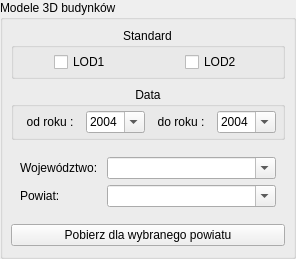
         <widget class="QgsCollapsibleGroupBox" name="model3d_groupBox">
          <property name="title">
           <string>Modele 3D budynków</string>
          </property>
          <property name="collapsed">
           <bool>true</bool>
          </property>
          <property name="saveCollapsedState">
           <bool>false</bool>
          </property>
          <layout class="QVBoxLayout" name="verticalLayout_9">
           <property name="leftMargin">
            <number>8</number>
           </property>
           <property name="topMargin">
            <number>8</number>
           </property>
           <property name="rightMargin">
            <number>8</number>
           </property>
           <property name="bottomMargin">
            <number>10</number>
           </property>
           <property name="spacing">
            <number>8</number>
           </property>
           <item>
            <widget class="QGroupBox" name="groupBox_10">
             <property name="title">
              <string>Standard</string>
             </property>
             <property name="alignment">
              <set>Qt::AlignHCenter|Qt::AlignTop</set>
             </property>
             <layout class="QHBoxLayout" name="horizontalLayout_11">
              <property name="leftMargin">
               <number>6</number>
              </property>
              <property name="topMargin">
               <number>4</number>
              </property>
              <property name="rightMargin">
               <number>6</number>
              </property>
              <property name="bottomMargin">
               <number>4</number>
              </property>
              <item alignment="Qt::AlignHCenter|Qt::AlignVCenter">
               <widget class="QCheckBox" name="model3d_lod1_rdbtn">
                <property name="text">
                 <string>LOD1</string>
                </property>
               </widget>
              </item>
              <item alignment="Qt::AlignHCenter|Qt::AlignVCenter">
               <widget class="QCheckBox" name="model3d_lod2_rdbtn">
                <property name="text">
                 <string>LOD2</string>
                </property>
               </widget>
              </item>
             </layout>
            </widget>
           </item>
           <item>
            <widget class="QGroupBox" name="groupBox_11">
             <property name="title">
              <string>Data</string>
             </property>
             <property name="alignment">
              <set>Qt::AlignHCenter|Qt::AlignTop</set>
             </property>
             <layout class="QHBoxLayout" name="horizontalLayout_12">
              <property name="leftMargin">
               <number>6</number>
              </property>
              <property name="topMargin">
               <number>4</number>
              </property>
              <property name="rightMargin">
               <number>6</number>
              </property>
              <property name="bottomMargin">
               <number>4</number>
              </property>
              <item>
               <widget class="QLabel" name="label_22">
                <property name="sizePolicy">
                 <sizepolicy hsizetype="Preferred" vsizetype="Fixed">
                  <horstretch>0</horstretch>
                  <verstretch>0</verstretch>
                 </sizepolicy>
                </property>
                <property name="text">
                 <string>od roku :</string>
                </property>
                <property name="alignment">
                 <set>Qt::AlignCenter</set>
                </property>
               </widget>
              </item>
              <item>
               <widget class="QComboBox" name="model3d_dateEdit_comboBox_1">
                <property name="sizePolicy">
                 <sizepolicy hsizetype="Preferred" vsizetype="Fixed">
                  <horstretch>0</horstretch>
                  <verstretch>0</verstretch>
                 </sizepolicy>
                </property>
                <property name="editable">
                 <bool>true</bool>
                </property>
                <item>
                 <property name="text">
                  <string>2004</string>
                 </property>
                </item>
                <item>
                 <property name="text">
                  <string>2005</string>
                 </property>
                </item>
                <item>
                 <property name="text">
                  <string>2006</string>
                 </property>
                </item>
                <item>
                 <property name="text">
                  <string>2007</string>
                 </property>
                </item>
                <item>
                 <property name="text">
                  <string>2008</string>
                 </property>
                </item>
                <item>
                 <property name="text">
                  <string>2009</string>
                 </property>
                </item>
                <item>
                 <property name="text">
                  <string>2010</string>
                 </property>
                </item>
                <item>
                 <property name="text">
                  <string>2011</string>
                 </property>
                </item>
                <item>
                 <property name="text">
                  <string>2012</string>
                 </property>
                </item>
                <item>
                 <property name="text">
                  <string>2013</string>
                 </property>
                </item>
                <item>
                 <property name="text">
                  <string>2014</string>
                 </property>
                </item>
                <item>
                 <property name="text">
                  <string>2015</string>
                 </property>
                </item>
                <item>
                 <property name="text">
                  <string>2016</string>
                 </property>
                </item>
                <item>
                 <property name="text">
                  <string>2017</string>
                 </property>
                </item>
                <item>
                 <property name="text">
                  <string>2018</string>
                 </property>
                </item>
                <item>
                 <property name="text">
                  <string>2019</string>
                 </property>
                </item>
                <item>
                 <property name="text">
                  <string>2020</string>
                 </property>
                </item>
                <item>
                 <property name="text">
                  <string>2021</string>
                 </property>
                </item>
                <item>
                 <property name="text">
                  <string>2022</string>
                 </property>
                </item>
                <item>
                 <property name="text">
                  <string>2023</string>
                 </property>
                </item>
                <item>
                 <property name="text">
                  <string>2024</string>
                 </property>
                </item>
               </widget>
              </item>
              <item>
               <widget class="QLabel" name="label_23">
                <property name="sizePolicy">
                 <sizepolicy hsizetype="Preferred" vsizetype="Fixed">
                  <horstretch>0</horstretch>
                  <verstretch>0</verstretch>
                 </sizepolicy>
                </property>
                <property name="layoutDirection">
                 <enum>Qt::LeftToRight</enum>
                </property>
                <property name="text">
                 <string>do roku :</string>
                </property>
                <property name="alignment">
                 <set>Qt::AlignCenter</set>
                </property>
               </widget>
              </item>
              <item>
               <widget class="QComboBox" name="model3d_dateEdit_comboBox_2">
                <property name="sizePolicy">
                 <sizepolicy hsizetype="Preferred" vsizetype="Fixed">
                  <horstretch>0</horstretch>
                  <verstretch>0</verstretch>
                 </sizepolicy>
                </property>
                <property name="editable">
                 <bool>true</bool>
                </property>
                <item>
                 <property name="text">
                  <string>2004</string>
                 </property>
                </item>
                <item>
                 <property name="text">
                  <string>2005</string>
                 </property>
                </item>
                <item>
                 <property name="text">
                  <string>2006</string>
                 </property>
                </item>
                <item>
                 <property name="text">
                  <string>2007</string>
                 </property>
                </item>
                <item>
                 <property name="text">
                  <string>2008</string>
                 </property>
                </item>
                <item>
                 <property name="text">
                  <string>2009</string>
                 </property>
                </item>
                <item>
                 <property name="text">
                  <string>2010</string>
                 </property>
                </item>
                <item>
                 <property name="text">
                  <string>2011</string>
                 </property>
                </item>
                <item>
                 <property name="text">
                  <string>2012</string>
                 </property>
                </item>
                <item>
                 <property name="text">
                  <string>2013</string>
                 </property>
                </item>
                <item>
                 <property name="text">
                  <string>2014</string>
                 </property>
                </item>
                <item>
                 <property name="text">
                  <string>2015</string>
                 </property>
                </item>
                <item>
                 <property name="text">
                  <string>2016</string>
                 </property>
                </item>
                <item>
                 <property name="text">
                  <string>2017</string>
                 </property>
                </item>
                <item>
                 <property name="text">
                  <string>2018</string>
                 </property>
                </item>
                <item>
                 <property name="text">
                  <string>2019</string>
                 </property>
                </item>
                <item>
                 <property name="text">
                  <string>2020</string>
                 </property>
                </item>
                <item>
                 <property name="text">
                  <string>2021</string>
                 </property>
                </item>
                <item>
                 <property name="text">
                  <string>2022</string>
                 </property>
                </item>
                <item>
                 <property name="text">
                  <string>2023</string>
                 </property>
                </item>
                <item>
                 <property name="text">
                  <string>2024</string>
                 </property>
                </item>
               </widget>
              </item>
             </layout>
            </widget>
           </item>
           <item>
            <widget class="QWidget" name="widget_3" native="true">
             <layout class="QFormLayout" name="formLayout_3">
              <item row="0" column="0">
               <widget class="QLabel" name="label_20">
                <property name="text">
                 <string>Województwo: </string>
                </property>
               </widget>
              </item>
              <item row="0" column="1">
               <widget class="QComboBox" name="model3d_wojewodztwo_cmbbx">
                <property name="editable">
                 <bool>true</bool>
                </property>
                <item>
                 <property name="text">
                  <string />
                 </property>
                </item>
               </widget>
              </item>
              <item row="1" column="0">
               <widget class="QLabel" name="label_21">
                <property name="text">
                 <string>Powiat: </string>
                </property>
               </widget>
              </item>
              <item row="1" column="1">
               <widget class="QComboBox" name="model3d_powiat_cmbbx">
                <property name="editable">
                 <bool>true</bool>
                </property>
               </widget>
              </item>
             </layout>
            </widget>
           </item>
           <item>
            <widget class="QPushButton" name="model3d_selected_powiat_btn">
             <property name="text">
              <string>Pobierz dla wybranego powiatu</string>
             </property>
             <property name="cursor">
              <cursorShape>PointingHandCursor</cursorShape>
             </property>
             <property name="icon">
              <iconset>
               <normaloff>../images/download.svg</normaloff>../images/download.svg</iconset>
             </property>
             <property name="role" stdset="0">
              <string notr="true">primary</string>
             </property>
            </widget>
           </item>
          </layout>
         </widget>
